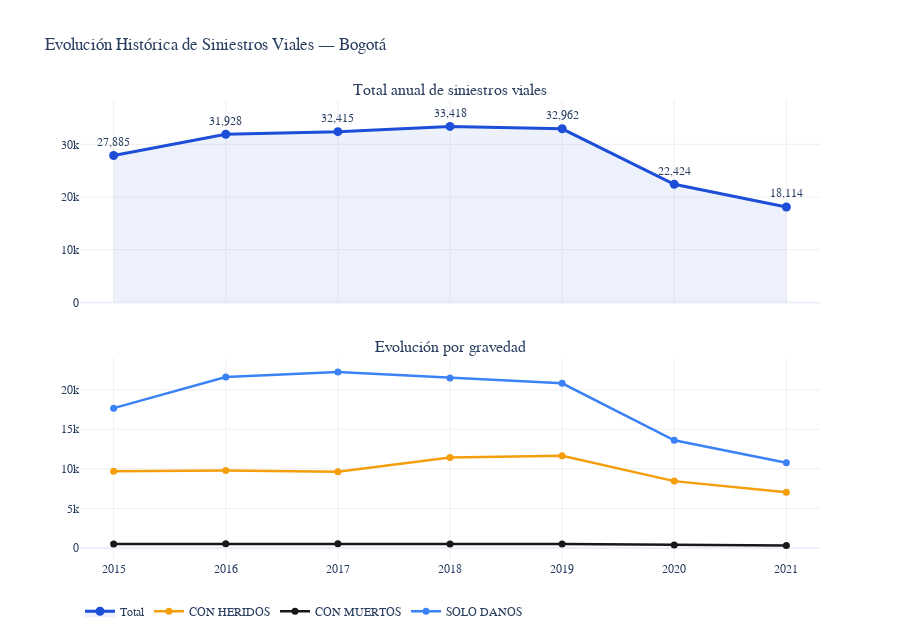

Source (notebook cell):
### Markdown cell above
---

### 3.3  ¿Cómo ha evolucionado la accidentalidad año a año?

### Code cell
col_grav = col_map.get('gravedad', 'GRAVEDAD')

tendencia = (
    df.groupby(['AÑO', col_grav])
    .size()
    .reset_index(name='Total')
)

tendencia_total = df.groupby('AÑO').size().reset_index(name='Total')

y_max = tendencia_total['Total'].max() * 1.15

# Rango fijo del eje X — igual en ambos subplots para alinear los años
anios_disponibles = sorted(df['AÑO'].dropna().unique().astype(int))
x_range = [anios_disponibles[0] - 0.3, anios_disponibles[-1] + 0.3]

fig3 = make_subplots(
    rows=2, cols=1,
    subplot_titles=(
        'Total anual de siniestros viales',
        'Evolución por gravedad'
    ),
    shared_xaxes=True,   # ← comparte el eje X entre los dos subplots
    vertical_spacing=0.12
)

# Gráfico superior — Total anual
fig3.add_trace(
    go.Scatter(
        x=tendencia_total['AÑO'],
        y=tendencia_total['Total'],
        mode='lines+markers+text',
        text=tendencia_total['Total'].apply(lambda x: f'{x:,}'),
        textposition='top center',
        line=dict(color='#1d4ed8', width=3),
        marker=dict(size=9),
        fill='tozeroy',
        fillcolor='rgba(29,78,216,0.08)',
        name='Total',
        hovertemplate='Año: %{x}<br>Total: %{y:,}<extra></extra>'
    ),
    row=1, col=1
)

# Gráfico inferior — Por gravedad
color_lines = {
    'Solo Daños': '#3b82f6', 'Herido': '#f59e0b', 'Muerto': '#18181b',
    'SOLO DANOS': '#3b82f6', 'CON HERIDOS': '#f59e0b', 'CON MUERTOS': '#18181b'
}

for grav in tendencia[col_grav].unique():
    sub = tendencia[tendencia[col_grav] == grav]
    fig3.add_trace(
        go.Scatter(
            x=sub['AÑO'], y=sub['Total'],
            mode='lines+markers',
            name=str(grav),
            line=dict(color=color_lines.get(str(grav).strip(), '#94a3b8'), width=2.5),
            marker=dict(size=7),
            hovertemplate=f'<b>{grav}</b><br>Año: %{{x}}<br>Total: %{{y:,}}<extra></extra>'
        ),
        row=2, col=1
    )

fig3.update_layout(
    height=640,
    template='plotly_white',
    title_text=' Evolución Histórica de Siniestros Viales — Bogotá',
    title_font_size=17,
    font_family='Arial',
    hovermode='x unified',
    legend=dict(orientation='h', y=-0.08)
)

# Aplicar el mismo rango y ticks a AMBOS ejes X
fig3.update_xaxes(
    showgrid=True, gridcolor='#f0f0f0',
    dtick=1,
    tickmode='array',
    tickvals=anios_disponibles,
    ticktext=[str(a) for a in anios_disponibles],
    range=x_range
)
fig3.update_yaxes(showgrid=True, gridcolor='#f0f0f0')
fig3.update_yaxes(range=[0, y_max], row=1, col=1)

fig3.show()
fig3.write_html('graficos_interactivos/03_tendencia_historica.html')
print(' Guardado: 03_tendencia_historica.html')

### Figure 1 — Plotly figure (JSON) as saved in the notebook; plotly's stock layout.template omitted (floating-point values rounded to 4 significant figures)
{"data": [{"fill": "tozeroy", "fillcolor": "rgba(29,78,216,0.08)", "hovertemplate": "Año: %{x}<br>Total: %{y:,}<extra></extra>", "line": {"color": "#1d4ed8", "width": 3}, "marker": {"size": 9}, "mode": "lines+markers+text", "name": "Total", "text": ["27,885", "31,928", "32,415", "33,418", "32,962", "22,424", "18,114"], "textposition": "top center", "type": "scatter", "x": [2015, 2016, 2017, 2018, 2019, 2020, 2021], "xaxis": "x", "y": [27885, 31928, 32415, 33418, 32962, 22424, 18114], "yaxis": "y"}, {"hovertemplate": "<b>CON HERIDOS</b><br>Año: %{x}<br>Total: %{y:,}<extra></extra>", "line": {"color": "#f59e0b", "width": 2.5}, "marker": {"size": 7}, "mode": "lines+markers", "name": "CON HERIDOS", "type": "scatter", "x": [2015, 2016, 2017, 2018, 2019, 2020, 2021], "xaxis": "x2", "y": [9708, 9783, 9642, 11428, 11652, 8447, 7040], "yaxis": "y2"}, {"hovertemplate": "<b>CON MUERTOS</b><br>Año: %{x}<br>Total: %{y:,}<extra></extra>", "line": {"color": "#18181b", "width": 2.5}, "marker": {"size": 7}, "mode": "lines+markers", "name": "CON MUERTOS", "type": "scatter", "x": [2015, 2016, 2017, 2018, 2019, 2020, 2021], "xaxis": "x2", "y": [502, 529, 540, 500, 493, 370, 305], "yaxis": "y2"}, {"hovertemplate": "<b>SOLO DANOS</b><br>Año: %{x}<br>Total: %{y:,}<extra></extra>", "line": {"color": "#3b82f6", "width": 2.5}, "marker": {"size": 7}, "mode": "lines+markers", "name": "SOLO DANOS", "type": "scatter", "x": [2015, 2016, 2017, 2018, 2019, 2020, 2021], "xaxis": "x2", "y": [17675, 21616, 22233, 21490, 20817, 13607, 10769], "yaxis": "y2"}], "layout": {"annotations": [{"font": {"size": 16}, "showarrow": false, "text": "Total anual de siniestros viales", "x": 0.5, "xanchor": "center", "xref": "paper", "y": 1, "yanchor": "bottom", "yref": "paper"}, {"font": {"size": 16}, "showarrow": false, "text": "Evolución por gravedad", "x": 0.5, "xanchor": "center", "xref": "paper", "y": 0.44, "yanchor": "bottom", "yref": "paper"}], "font": {"family": "Arial"}, "height": 640, "hovermode": "x unified", "legend": {"orientation": "h", "y": -0.08}, "title": {"font": {"size": 17}, "text": " Evolución Histórica de Siniestros Viales — Bogotá"}, "xaxis": {"anchor": "y", "domain": [0, 1], "dtick": 1, "gridcolor": "#f0f0f0", "matches": "x2", "range": [2015.0, 2021.0], "showgrid": true, "showticklabels": false, "tickmode": "array", "ticktext": ["2015", "2016", "2017", "2018", "2019", "2020", "2021"], "tickvals": [2015, 2016, 2017, 2018, 2019, 2020, 2021]}, "xaxis2": {"anchor": "y2", "domain": [0, 1], "dtick": 1, "gridcolor": "#f0f0f0", "range": [2015.0, 2021.0], "showgrid": true, "tickmode": "array", "ticktext": ["2015", "2016", "2017", "2018", "2019", "2020", "2021"], "tickvals": [2015, 2016, 2017, 2018, 2019, 2020, 2021]}, "yaxis": {"anchor": "x", "domain": [0.56, 1], "gridcolor": "#f0f0f0", "range": [0, 38430.0], "showgrid": true}, "yaxis2": {"anchor": "x2", "domain": [0, 0.44], "gridcolor": "#f0f0f0", "showgrid": true}}}
